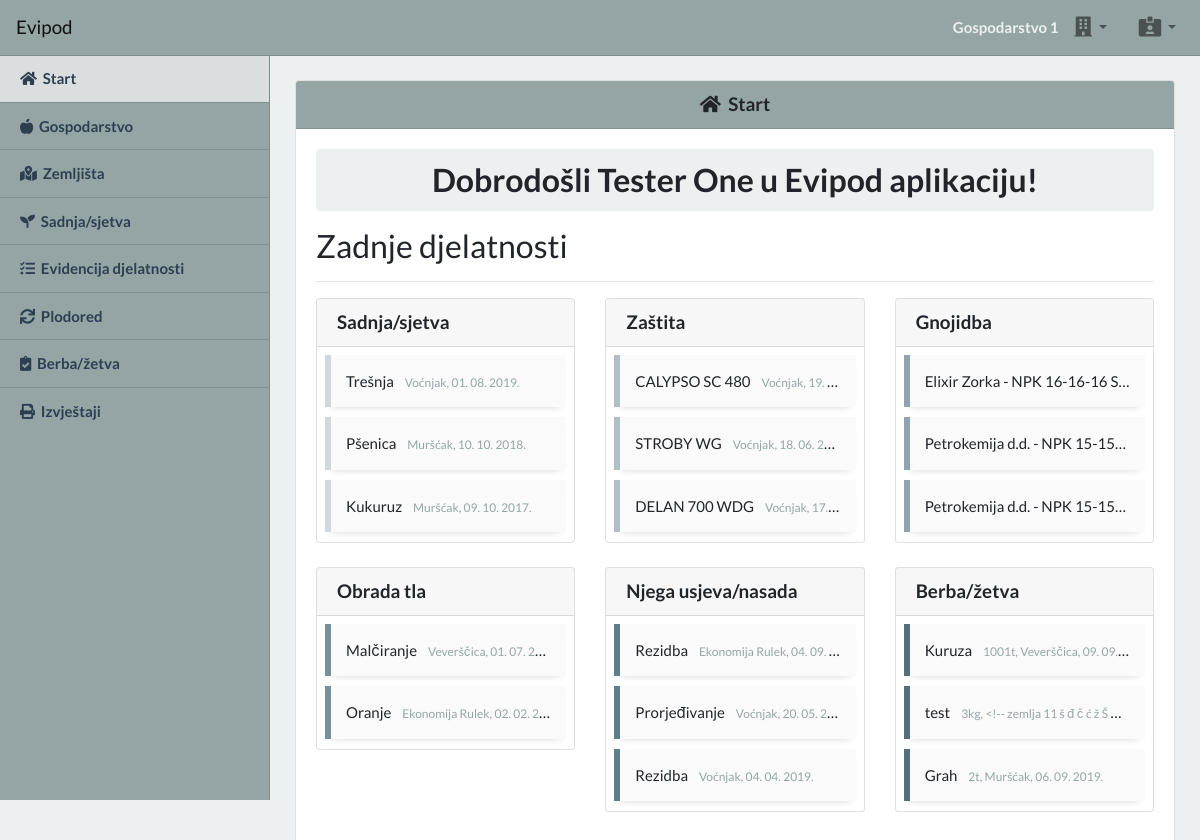
Screenshot of /app (signed in) with the database file from the repository.
### tables this page shows
CREATE TABLE IF NOT EXISTS `business` (
  `business_id` int(11) NOT NULL AUTO_INCREMENT,
  `business_name` varchar(100) NOT NULL,
  `user_id` int(11) NOT NULL,
  `business_owner` varchar(100) NOT NULL,
  `business_oib` varchar(11) NOT NULL,
  `business_mibpg` varchar(11) NOT NULL,
  `business_county` varchar(100) NOT NULL,
  `business_location` varchar(100) NOT NULL,
  `business_post` varchar(5) NOT NULL,
  `business_address` varchar(100) NOT NULL,
  `business_email` varchar(100) NOT NULL,
  `business_tel` varchar(100) NOT NULL,
  `business_mob` varchar(100) NOT NULL,
  `created_at` timestamp NOT NULL DEFAULT CURRENT_TIMESTAMP,
  `updated_at` timestamp NOT NULL DEFAULT CURRENT_TIMESTAMP ON UPDATE CURRENT_TIMESTAMP,
  PRIMARY KEY (`business_id`),
  KEY `user_id` (`user_id`)
);

CREATE TABLE IF NOT EXISTS `users` (
  `user_id` int(11) NOT NULL AUTO_INCREMENT,
  `user_name` varchar(20) NOT NULL,
  `user_email` varchar(255) NOT NULL,
  `user_password` varchar(255) NOT NULL,
  `user_role` varchar(10) NOT NULL DEFAULT 'user',
  `is_banned` tinyint(4) NOT NULL DEFAULT '0',
  `is_email_confirmed` tinyint(4) NOT NULL DEFAULT '0',
  `token_confirm` varchar(20) NOT NULL,
  `current_business_id` int(11) DEFAULT NULL,
  `created_at` timestamp NOT NULL DEFAULT CURRENT_TIMESTAMP,
  `updated_at` timestamp NOT NULL DEFAULT CURRENT_TIMESTAMP ON UPDATE CURRENT_TIMESTAMP,
  PRIMARY KEY (`user_id`),
  UNIQUE KEY `user_email` (`user_email`)
);

CREATE TABLE IF NOT EXISTS `planting` (
  `planting_id` int(11) NOT NULL AUTO_INCREMENT,
  `field_id` int(11) NOT NULL,
  `business_id` int(11) NOT NULL,
  `planting_name` varchar(100) NOT NULL,
  `planting_count` int(11) NOT NULL,
  `planting_date` date NOT NULL,
  `planting_source` varchar(100) NOT NULL,
  `planting_note` varchar(100) NOT NULL,
  `created_at` timestamp NOT NULL DEFAULT CURRENT_TIMESTAMP,
  `updated_at` timestamp NOT NULL DEFAULT CURRENT_TIMESTAMP ON UPDATE CURRENT_TIMESTAMP,
  PRIMARY KEY (`planting_id`),
  KEY `field_id` (`field_id`)
);

CREATE TABLE IF NOT EXISTS `fields` (
  `field_id` int(11) NOT NULL AUTO_INCREMENT,
  `business_id` int(11) NOT NULL,
  `field_name` varchar(100) NOT NULL,
  `field_size` decimal(10,2) NOT NULL,
  `field_arkod` varchar(7) NOT NULL,
  `field_note` varchar(100) NOT NULL,
  `created_at` timestamp NOT NULL DEFAULT CURRENT_TIMESTAMP,
  `updated_at` timestamp NOT NULL DEFAULT CURRENT_TIMESTAMP ON UPDATE CURRENT_TIMESTAMP,
  PRIMARY KEY (`field_id`),
  KEY `business_id` (`business_id`)
);

CREATE TABLE IF NOT EXISTS `protection` (
  `protection_id` int(11) NOT NULL AUTO_INCREMENT,
  `field_id` int(11) NOT NULL,
  `business_id` int(11) NOT NULL,
  `protection_name` varchar(100) NOT NULL,
  `protection_organism` varchar(100) NOT NULL,
  `protection_date` datetime NOT NULL,
  `protection_amount` decimal(10,2) NOT NULL,
  `protection_amount_unit` varchar(10) NOT NULL,
  `protection_plant` varchar(100) NOT NULL,
  `protection_note` varchar(100) NOT NULL,
  `created_at` timestamp NOT NULL DEFAULT CURRENT_TIMESTAMP,
  `updated_at` timestamp NOT NULL DEFAULT CURRENT_TIMESTAMP ON UPDATE CURRENT_TIMESTAMP,
  PRIMARY KEY (`protection_id`),
  KEY `field_id` (`field_id`)
);

CREATE TABLE IF NOT EXISTS `fertilization` (
  `fertilization_id` int(11) NOT NULL AUTO_INCREMENT,
  `field_id` int(11) NOT NULL,
  `business_id` int(11) NOT NULL,
  `fertilization_name` varchar(100) NOT NULL,
  `fertilization_date` date NOT NULL,
  `fertilization_amount` decimal(10,2) NOT NULL,
  `fertilization_note` varchar(100) NOT NULL,
  `created_at` timestamp NOT NULL DEFAULT CURRENT_TIMESTAMP,
  `updated_at` timestamp NOT NULL DEFAULT CURRENT_TIMESTAMP ON UPDATE CURRENT_TIMESTAMP,
  PRIMARY KEY (`fertilization_id`),
  KEY `field_id` (`field_id`)
);

CREATE TABLE IF NOT EXISTS `tillage` (
  `tillage_id` int(11) NOT NULL AUTO_INCREMENT,
  `field_id` int(11) NOT NULL,
  `business_id` int(11) NOT NULL,
  `tillage_name` varchar(100) NOT NULL,
  `tillage_date` date NOT NULL,
  `tillage_note` varchar(100) NOT NULL,
  `created_at` timestamp NOT NULL DEFAULT CURRENT_TIMESTAMP,
  `updated_at` timestamp NOT NULL DEFAULT CURRENT_TIMESTAMP ON UPDATE CURRENT_TIMESTAMP,
  PRIMARY KEY (`tillage_id`),
  KEY `field_id` (`field_id`)
);

CREATE TABLE IF NOT EXISTS `care` (
  `care_id` int(11) NOT NULL AUTO_INCREMENT,
  `field_id` int(11) NOT NULL,
  `business_id` int(11) NOT NULL,
  `care_name` varchar(100) NOT NULL,
  `care_culture` varchar(100) NOT NULL,
  `care_date` date NOT NULL,
  `care_note` varchar(100) NOT NULL,
  `created_at` timestamp NOT NULL DEFAULT CURRENT_TIMESTAMP,
  `updated_at` timestamp NOT NULL DEFAULT CURRENT_TIMESTAMP ON UPDATE CURRENT_TIMESTAMP,
  PRIMARY KEY (`care_id`),
  KEY `field_id` (`field_id`)
);

CREATE TABLE IF NOT EXISTS `harvest` (
  `harvest_id` int(11) NOT NULL AUTO_INCREMENT,
  `field_id` int(11) NOT NULL,
  `business_id` int(11) NOT NULL,
  `harvest_name` varchar(100) NOT NULL,
  `harvest_amount` int(11) NOT NULL,
  `harvest_amount_unit` varchar(5) NOT NULL,
  `harvest_date` date NOT NULL,
  `harvest_note` varchar(100) NOT NULL,
  `created_at` timestamp NOT NULL DEFAULT CURRENT_TIMESTAMP,
  `updated_at` timestamp NOT NULL DEFAULT CURRENT_TIMESTAMP ON UPDATE CURRENT_TIMESTAMP,
  PRIMARY KEY (`harvest_id`),
  KEY `field_id` (`field_id`)
);

### app/index.php (the view, shortened to what this page needs)
<?php
require_once "./includes/connection.php";
$userId = $_SESSION['user_id'];
?>
<?php include('./includes/partials/index_head.php'); ?>
<body class="bg-light">
  <?php include('./includes/partials/index_header.php'); ?>
  <?php include('./includes/partials/index_sidebar.php'); ?>
  <?php
  if ($resultUser['current_business_id'] != NULL) {
    $query = $conn->prepare("SELECT fields.field_name, planting.planting_name, planting.planting_date FROM planting INNER JOIN fields ON planting.field_id = fields.field_id WHERE planting.business_id = ? ORDER BY planting.planting_date DESC LIMIT 3");
    $query->bind_param("i", $resultUser['current_business_id']);
    $query->execute();
    $resultPlanting = $query->get_result();
    $query = $conn->prepare("SELECT fields.field_name, protection.protection_name, protection.protection_date FROM protection INNER JOIN fields ON protection.field_id = fields.field_id WHERE protection.business_id = ? ORDER BY protection.protection_date DESC LIMIT 3");
    $query->bind_param("i", $resultUser['current_business_id']);
    $query->execute();
    $resultProtection = $query->get_result();
    $query = $conn->prepare("SELECT fields.field_name, fertilization.fertilization_name, fertilization.fertilization_date FROM fertilization INNER JOIN fields ON fertilization.field_id = fields.field_id WHERE fertilization.business_id = ? ORDER BY fertilization.fertilization_date DESC LIMIT 3");
    $query->bind_param("i", $resultUser['current_business_id']);
    $query->execute();
    $resultFertilization = $query->get_result();
    $query = $conn->prepare("SELECT fields.field_name, tillage.tillage_name, tillage.tillage_date FROM tillage INNER JOIN fields ON tillage.field_id = fields.field_id WHERE tillage.business_id = ? ORDER BY tillage.tillage_date DESC LIMIT 3");
    $query->bind_param("i", $resultUser['current_business_id']);
    $query->execute();
    $resultTillage = $query->get_result();
    $query = $conn->prepare("SELECT fields.field_name, care.care_name, care.care_date FROM care INNER JOIN fields ON care.field_id = fields.field_id WHERE care.business_id = ? ORDER BY care.care_date DESC LIMIT 3");
    $query->bind_param("i", $resultUser['current_business_id']);
    $query->execute();
    $resultCare = $query->get_result();
    $query = $conn->prepare("SELECT fields.field_name, harvest.harvest_name, harvest.harvest_amount, harvest.harvest_amount_unit, harvest_date FROM harvest INNER JOIN fields ON harvest.field_id = fields.field_id WHERE harvest.business_id = ? ORDER BY harvest.harvest_date DESC LIMIT 3");
    $query->bind_param("i", $resultUser['current_business_id']);
    $query->execute();
    $resultHarvest = $query->get_result();
  }
  ?>
  <section class="content">
    <div class="container-fluid">
      <div class="card">
        <h5 class="card-header text-center bg-secondary">
          <i class="fas fa-home"></i><strong>&nbsp;&nbsp;Start</strong>
        </h5>
        <div class="card-body">
          <h3>
            <?php
            echo "<div class='alert alert-light text-center'>
                    <strong>Dobrodošli {$resultUser['user_name']} u Evipod aplikaciju!</strong>
                  </div>";
            ?>
          </h3>
          <h3>Zadnje djelatnosti</h3>
          <hr>
          <div class="row">
            <div class="col-md-6 col-lg-4 pb-4">
              <div class="card">
                <h5 class="card-header"><strong>Sadnja/sjetva</strong></h5>
                <div class="card-body px-2 pt-2 pb-0 px-2 pt-2 pb-0">
                  <?php
                  if ($resultUser['current_business_id'] != NULL && $resultPlanting->num_rows > 0) {
                    while ($row = $resultPlanting->fetch_assoc()) {
                      echo "<div class='latest-activity latest-1 text-truncate'>
                            {$row['planting_name']} <small class='text-muted pl-2'>{$row['field_name']}, " . date('d. m. Y.', strtotime($row['planting_date'])) . "</small>
                            </div>";
                    }
                  } else {
                    echo "<div class='latest-activity latest-1 text-truncate'>Nema zabilježene sadnje/sjetve.</div>";
                  }
                  ?>
                </div>
              </div>
            </div>
            <div class="col-md-6 col-lg-4 pb-4">
              <div class="card">
                <h5 class="card-header"><strong>Zaštita</strong></h5>
                <div class="card-body px-2 pt-2 pb-0">
                  <?php
                  if ($resultUser['current_business_id'] != NULL && $resultProtection->num_rows > 0) {
                    while ($row = $resultProtection->fetch_assoc()) {
                      echo "<div class='latest-activity latest-2 text-truncate'>
                            {$row['protection_name']} <small class='text-muted pl-2'>{$row['field_name']}, " . date('d. m. Y.', strtotime($row['protection_date'])) . "</small>
                            </div>";
                    }
                  } else {
                    echo "<div class='latest-activity latest-2 text-truncate'>Nema zabilježene zaštite.</div>";
                  }
                  ?>
                </div>
              </div>
            </div>
            <div class="col-md-6 col-lg-4 pb-4">
              <div class="card">
                <h5 class="card-header"><strong>Gnojidba</strong></h5>
                <div class="card-body px-2 pt-2 pb-0">
                  <?php
                  if ($resultUser['current_business_id'] != NULL && $resultFertilization->num_rows > 0) {
                    while ($row = $resultFertilization->fetch_assoc()) {
                      echo "<div class='latest-activity latest-3 text-truncate'>
                            {$row['fertilization_name']} <small class='text-muted pl-2'>{$row['field_name']}, " . date('d. m. Y.', strtotime($row['fertilization_date'])) . "</small>
                            </div>";
                    }
                  } else {
                    echo "<div class='latest-activity latest-3 text-truncate'>Nema zabilježene gnojidbe.</div>";
                  }
                  ?>
                </div>
              </div>
            </div>
            <div class="col-md-6 col-lg-4 pb-4">
              <div class="card">
                <h5 class="card-header"><strong>Obrada tla</strong></h5>
                <div class="card-body px-2 pt-2 pb-0">
                  <?php
                  if ($resultUser['current_business_id'] != NULL && $resultTillage->num_rows > 0) {
                    while ($row = $resultTillage->fetch_assoc()) {
                      echo "<div class='latest-activity latest-4 text-truncate'>
                            {$row['tillage_name']} <small class='text-muted pl-2'>{$row['field_name']}, " . date('d. m. Y.', strtotime($row['tillage_date'])) . "</small>
                            </div>";
                    }
                  } else {
                    echo "<div class='latest-activity latest-4 text-truncate'>Nema zabilježene obrade tla.</div>";
                  }
                  ?>
                </div>
              </div>
            </div>
            <div class="col-md-6 col-lg-4 pb-4">
              <div class="card">
                <h5 class="card-header"><strong>Njega usjeva/nasada</strong></h5>
                <div class="card-body px-2 pt-2 pb-0">
                  <?php
                  if ($resultUser['current_business_id'] != NULL && $resultCare->num_rows > 0) {
                    while ($row = $resultCare->fetch_assoc()) {
                      echo "<div class='latest-activity latest-5 text-truncate'>
                            {$row['care_name']} <small class='text-muted pl-2'>{$row['field_name']}, " . date('d. m. Y.', strtotime($row['care_date'])) . "</small>
                            </div>";
                    }
                  } else {
                    echo "<div class='latest-activity latest-5 text-truncate'>Nema zabilježene njege usjeva/nasada.</div>";
                  }
                  ?>
                </div>
              </div>
            </div>
            <div class="col-md-6 col-lg-4 pb-4">
              <div class="card">
                <h5 class="card-header"><strong>Berba/žetva</strong></h5>
                <div class="card-body px-2 pt-2 pb-0">
                  <?php
                  if ($resultUser['current_business_id'] != NULL && $resultHarvest->num_rows > 0) {
                    while ($row = $resultHarvest->fetch_assoc()) {
                      echo "<div class='latest-activity latest-6 text-truncate'>
                            {$row['harvest_name']} <small class='text-muted pl-2'>{$row['harvest_amount']}{$row['harvest_amount_unit']}, {$row['field_name']}, " . date('d. m. Y.', strtotime($row['harvest_date'])) . "</small>
                            </div>";
                    }
                  } else {
                    echo "<div class='latest-activity latest-5 text-truncate'>Nema zabilježene berbe/žetve.</div>";
                  }
                  ?>
                </div>
              </div>
            </div>
          </div>
        </div>
      </div>
    </div>
  </section>
</body>
</html>

### app/includes/partials/index_header.php (shortened to what this page needs)
<?php
$queryUser = $conn->prepare("SELECT * FROM users WHERE user_id = ? LIMIT 1");
$queryUser->bind_param("i", $userId);
$queryUser->execute();
$resultUser = $queryUser->get_result()->fetch_assoc();
if ($resultUser['current_business_id'] != NULL) {
  $queryCurrentBusiness = $conn->prepare("SELECT * FROM business WHERE business_id = ? LIMIT 1");
  $queryCurrentBusiness->bind_param("i", $resultUser['current_business_id']);
  $queryCurrentBusiness->execute();
  $resultCurrentBusiness = $queryCurrentBusiness->get_result()->fetch_assoc();
}
?>
<header class="header">
  <nav class="navbar fixed-top navbar-expand-lg navbar-light bg-secondary border-bottom border-dark">
    <a class="navbar-brand d-none d-lg-block brandTopScroll" href="">Evipod</a>
    <div class="collapse navbar-collapse" id="navbarSupportedContent">
      <ul class="navbar-nav ml-auto mt-2 mt-lg-0">
        <?php if ($resultUser['current_business_id'] != NULL) : ?>
          <span class="navbar-text text-light font-weight-bold mr-2 d-none d-lg-block">
            <?php echo strlen($resultCurrentBusiness['business_name']) > 20 ? substr($resultCurrentBusiness['business_name'], 0, 20) . "..." : $resultCurrentBusiness['business_name']; ?>
          </span>
          <li class="nav-item dropdown" title="Odabir gospodarstva">
            <a class="nav-link dropdown-toggle" href="#" id="opgSelectDropdownBtn" role="button" data-toggle="dropdown">
              <i class="fas fa-building fa-lg"></i>
            </a>
          </li>
        <?php endif; ?>
        <li class="nav-item dropdown ml-lg-3" title="Meni">
          <a class="nav-link dropdown-toggle" href="#" id="navbarDropdown" role="button" data-toggle="dropdown">
            <i class="fas fa-id-card-alt fa-lg"></i>
          </a>
        </li>
      </ul>
    </div>
  </nav>
</header>

### rows the page displays
business: business_name "Gospodarstvo 1"
users: user_name "Tester One"
planting: planting_name "Trešnja", field.field_name "Voćnjak", planting_date "01. 08. 2019."
planting: planting_name "Pšenica", field.field_name "Muršćak", planting_date "10. 10. 2018."
planting: planting_name "Kukuruz", field.field_name "Muršćak", planting_date "09. 10. 2017."
protection: protection_name "CALYPSO SC 480", field.field_name "Voćnjak", protection_date "19.…"
protection: protection_name "STROBY WG", field.field_name "Voćnjak", protection_date "18. 06. 2…"
protection: protection_name "DELAN 700 WDG", field.field_name "Voćnjak", protection_date "17.…"
fertilization: fertilization_name "Elixir Zorka - NPK 16-16-16 S…"
fertilization: fertilization_name "Petrokemija d.d. - NPK 15-15…"
fertilization: fertilization_name "Petrokemija d.d. - NPK 15-15…"
tillage: tillage_name "Malčiranje", field.field_name "Veverščica", tillage_date "01. 07. 2…"
tillage: tillage_name "Oranje", field.field_name "Ekonomija Rulek", tillage_date "02. 02. 2…"
care: care_name "Rezidba", field.field_name "Ekonomija Rulek", care_date "04. 09.…"
care: care_name "Prorjeđivanje", field.field_name "Voćnjak", care_date "20. 05. 2…"
care: care_name "Rezidba", field.field_name "Voćnjak", care_date "04. 04. 2019."
harvest: harvest_name "Kuruza", harvest_amount "1001", harvest_amount_unit "t", field.field_name "Veverščica", harvest_date "09. 09.…"
harvest: harvest_name "test", harvest_amount "3", harvest_amount_unit "kg", field.field_name "<!-- zemlja 11 š đ č ć ž Š…"
harvest: harvest_name "Grah", harvest_amount "2", harvest_amount_unit "t", field.field_name "Muršćak", harvest_date "06. 09. 2019."
